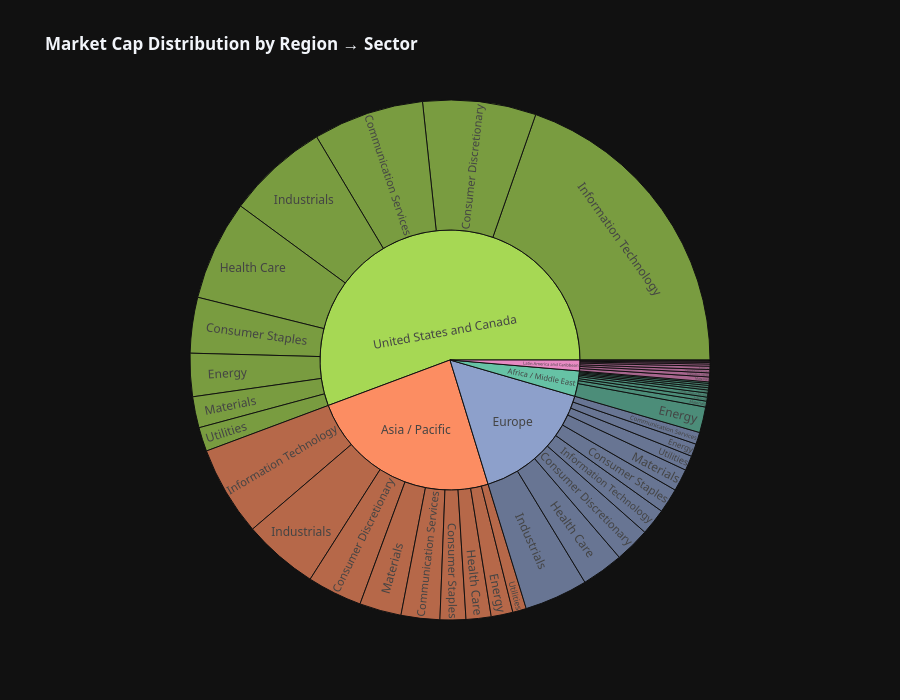
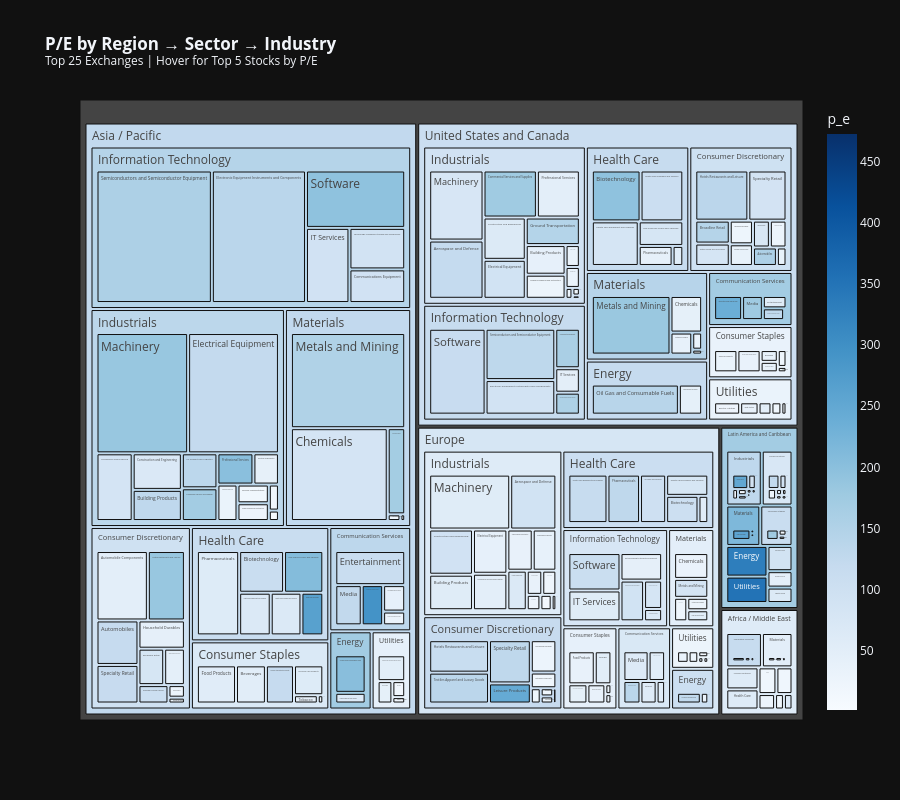
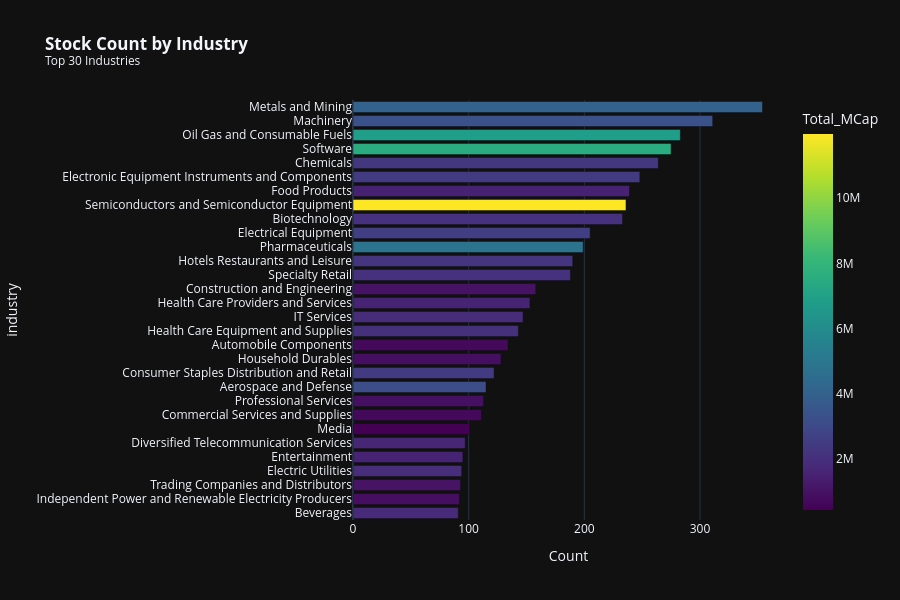
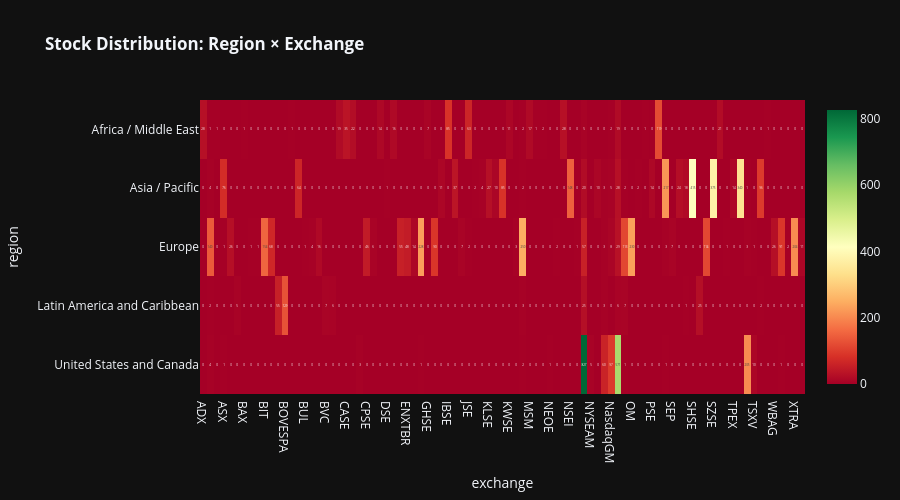

The cell these charts' notebook holds for them, in order:
### Markdown cell above
## Cell 3: Region & Exchange Distribution Analytics

Interactive dashboards analyzing stock distribution by Region, Sector, Industry, and Exchange.

### Code cell
# ============================================================================
# Cell 3: Region, Sector, Industry & Exchange Distribution
# ============================================================================

print('=' * 80)
print('📊 REGION, SECTOR, INDUSTRY & EXCHANGE ANALYTICS')
print('=' * 80)

dashboard_dir = OUTPUT_DIR / 'eda' / 'dashboards'

# ============================================================================
# 3.1 Region Distribution with Key Metrics
# ============================================================================
if 'region' in df.columns:
    print('\n📍 Region Distribution Analysis...')

    region_summary_stats = df.groupby('region').agg({
        'ticker': 'count',
        'market_cap': ['sum', 'mean', 'median'],
        'last_price': 'mean',

    }).round(2)
    region_summary_stats.columns = ['Count', 'Total_MCap', 'Mean_MCap', 'Median_MCap', 'Avg_Price']
    region_summary_stats = region_summary_stats.sort_values('Count', ascending=False)
    region_summary_stats['Pct'] = (region_summary_stats['Count'] / region_summary_stats['Count'].sum() * 100).round(1)

    # Create region sunburst with sector breakdown
    fig_region_sb = px.sunburst(
        prepare_for_plotly(df, ['region', 'sector']),
        path=['region', 'sector'], values='market_cap',
        title='<b>Market Cap Distribution by Region → Sector</b>',
        template=PLOTLY_TEMPLATE, color='region',
        color_discrete_sequence=px.colors.qualitative.Set2,
    )
    fig_region_sb.update_layout(height=700, font=dict(family='Segoe UI, Roboto, Arial'))
    fig_region_sb.write_html(dashboard_dir / 'region_sector_sunburst.html')
    fig_region_sb.show()

    print(f'  ✓ Saved: region_sector_sunburst.html')
    print(f'\n  Region Summary:')
    print(region_summary_stats.to_string())

# ============================================================================
# 3.2 Exchange Distribution Analysis (Enhanced)
# ============================================================================
exchange_col = None
for col in ['exchange', 'primary_exchange', 'stock_exchange']:
    if col in df.columns:
        exchange_col = col
        break

if exchange_col:
    print(f'\n🏛️ Exchange Distribution Analysis ({exchange_col})...')

    exchange_stats = df.groupby(exchange_col).agg({
        'ticker': 'count',
        'market_cap': ['sum', 'mean'],
        'p_e': 'mean',
        'last_price': 'mean',
    }).round(2)
    exchange_stats.columns = ['Count', 'Total_MCap', 'Mean_MCap', 'Avg_Price', 'Mean_P_E']
    exchange_stats = exchange_stats.sort_values('Total_MCap', ascending=False).head(TOP_N_EXCHANGES)
    exchange_stats['Pct'] = (exchange_stats['Count'] / df.shape[0] * 100).round(1)

    # Filter to top exchanges
    top_exchanges = exchange_stats.index.tolist()
    df_exchange = df[df[exchange_col].isin(top_exchanges)].copy()


    # =========================================================================
    # Build top 5 P/E names for each level of the treemap hierarchy
    # Path: region → sector → industry
    # =========================================================================

    def get_top5_pe_names(subset_df):
        """Get top 5 stock names by P/E from a subset DataFrame."""
        valid = subset_df.dropna(subset=['p_e', 'name'])
        valid = valid[valid['p_e'] > 0]  # Only positive P/E
        top5 = valid.nlargest(5, 'p_e')['name'].tolist()
        return ', '.join(top5) if top5 else 'N/A'


    # Level 1: By Region only
    region_top_names = df_exchange.groupby('region').apply(
        get_top5_pe_names, include_groups=False
    ).to_dict()

    # Level 2: By Region + Sector
    region_sector_top_names = df_exchange.groupby(['region', 'sector']).apply(
        get_top5_pe_names, include_groups=False
    ).to_dict()

    # Level 3: By Region + Sector + Industry (full path)
    region_sector_industry_top_names = df_exchange.groupby(
        ['region', 'sector', 'industry']
    ).apply(get_top5_pe_names, include_groups=False).to_dict()


    # Create a unified lookup function for the treemap path
    def get_top_names_for_path(row):
        """Return top names based on the most specific available path."""
        region = row.get('region')
        sector = row.get('sector')
        industry = row.get('industry')

        # Try most specific first (region + sector + industry)
        key_full = (region, sector, industry)
        if key_full in region_sector_industry_top_names:
            return region_sector_industry_top_names[key_full]

        # Fall back to region + sector
        key_rs = (region, sector)
        if key_rs in region_sector_top_names:
            return region_sector_top_names[key_rs]

        # Fall back to region only
        if region in region_top_names:
            return region_top_names[region]

        return 'N/A'


    # Add top names column (for industry-level hover)
    df_exchange['top_names_by_pe'] = df_exchange.apply(get_top_names_for_path, axis=1)

    # =========================================================================
    # Create treemap with customdata for all hierarchy levels
    # =========================================================================

    # Prepare data with all level lookups embedded
    treemap_df = prepare_for_plotly(df_exchange, [exchange_col, 'region', 'sector', 'industry'])

    # Exchange treemap: Region → Sector → Industry
    fig_exchange = px.treemap(
        treemap_df,
        path=['region', 'sector', 'industry'],
        values='p_e',
        color='p_e',
        color_continuous_scale='Blues',
        title=f'<b>P/E by Region → Sector → Industry</b><br><sup>Top {TOP_N_EXCHANGES} Exchanges | Hover for Top 5 Stocks by P/E</sup>',
        template=PLOTLY_TEMPLATE,
        hover_data={'top_names_by_pe': True},
    )

    # Custom hover template showing path-specific top names
    fig_exchange.update_traces(
        hovertemplate='<b>%{label}</b><br>P/E Sum: %{value:.2f}<br>Top 5 by P/E: %{customdata[0]}<extra></extra>'
    )
    fig_exchange.update_layout(height=800)
    fig_exchange.write_html(dashboard_dir / 'exchange_sector_treemap.html')
    fig_exchange.show()

    print(f'  ✓ Saved: exchange_sector_treemap.html')
    print(f'\n  Top Exchanges by Market Cap:')
    print(exchange_stats.head(10).to_string())

    # Debug: Show sample of computed top names per level
    print(f'\n  📊 Top 5 P/E Names by Hierarchy Level:')
    print(f'    Regions: {len(region_top_names)} groups')
    print(f'    Region+Sector: {len(region_sector_top_names)} groups')
    print(f'    Region+Sector+Industry: {len(region_sector_industry_top_names)} groups')

# ============================================================================
# 3.3 Industry Distribution Analysis
# ============================================================================
industry_col = None
for col in ['industry', 'industry_group', 'sub_industry']:
    if col in df.columns:
        industry_col = col
        break

if industry_col:
    print(f'\n🏭 Industry Distribution Analysis ({industry_col})...')

    industry_stats = df.groupby(industry_col).agg({
        'ticker': 'count',
        'market_cap': ['sum', 'mean'],
        'roe': 'mean' if 'roe' in df.columns else 'count',
        'p_e': 'mean',
    }).round(2)

    if 'roe' in df.columns:
        industry_stats.columns = ['Count', 'Total_MCap', 'Mean_MCap', 'Avg_ROE', 'Mean_P_E']
    else:
        industry_stats.columns = ['Count', 'Total_MCap', 'Mean_MCap', '_count', 'Mean_P_E']
        industry_stats = industry_stats.drop('_count', axis=1)

    industry_stats = industry_stats.sort_values('Count', ascending=False).head(TOP_N_INDUSTRIES)

    # Industry bar chart
    fig_industry = px.bar(
        industry_stats.reset_index().head(TOP_N_INDUSTRIES),
        x='Count', y=industry_col, orientation='h',
        title=f'<b>Stock Count by Industry</b><br><sup>Top {TOP_N_INDUSTRIES} Industries</sup>',
        template=PLOTLY_TEMPLATE, color='Total_MCap',
        color_continuous_scale='Viridis',
    )
    fig_industry.update_layout(height=600, yaxis={'categoryorder': 'total ascending'})
    fig_industry.write_html(dashboard_dir / 'industry_distribution.html')
    fig_industry.show()

    print(f'  ✓ Saved: industry_distribution.html')

# ============================================================================
# 3.4 Region × Exchange × Sector 3D Analysis
# ============================================================================
if 'region' in df.columns and exchange_col:
    print('\n🌐 Region × Exchange × Sector 3D Analysis...')

    # Create cross-tabulation
    cross_tab = pd.crosstab([df['region'], df['sector']], df[exchange_col])

    # Region-Exchange heatmap
    region_exchange = pd.crosstab(df['region'], df[exchange_col])

    fig_re_heatmap = px.imshow(
        region_exchange, title='<b>Stock Distribution: Region × Exchange</b>',
        template=PLOTLY_TEMPLATE, color_continuous_scale='RdYlGn',
        aspect='auto', text_auto=True,
    )
    fig_re_heatmap.update_layout(height=500)
    fig_re_heatmap.write_html(dashboard_dir / 'region_exchange_heatmap.html')
    fig_re_heatmap.show()

    print(f'  ✓ Saved: region_exchange_heatmap.html')

print('\n✓ Region, Sector, Industry & Exchange Analytics Complete')

### Figure 1 — Plotly figure (JSON) as saved in the notebook; plotly's stock layout.template omitted (floating-point values rounded to 4 significant figures)
{"data": [{"branchvalues": "total", "customdata": [["Africa / Middle East"], ["Africa / Middle East"], ["Africa / Middle East"], ["Africa / Middle East"], ["Africa / Middle East"], ["Africa / Middle East"], ["Africa / Middle East"], ["Africa / Middle East"], ["Africa / Middle East"], ["Africa / Middle East"], ["Asia / Pacific"], ["Asia / Pacific"], ["Asia / Pacific"], ["Asia / Pacific"], ["Asia / Pacific"], ["Asia / Pacific"], ["Asia / Pacific"], ["Asia / Pacific"], ["Asia / Pacific"], ["Asia / Pacific"], ["Europe"], ["Europe"], ["Europe"], ["Europe"], ["Europe"], ["Europe"], ["Europe"], ["Europe"], ["Europe"], ["Europe"], ["Latin America and Caribbean"], ["Latin America and Caribbean"], ["Latin America and Caribbean"], ["Latin America and Caribbean"], ["Latin America and Caribbean"], ["Latin America and Caribbean"], ["Latin America and Caribbean"], ["Latin America and Caribbean"], ["Latin America and Caribbean"], ["Latin America and Caribbean"], ["United States and Canada"], ["United States and Canada"], ["United States and Canada"], ["United States and Canada"], ["United States and Canada"], ["United States and Canada"], ["United States and Canada"], ["United States and Canada"], ["United States and Canada"], ["United States and Canada"]], "domain": {"x": [0.0, 1.0], "y": [0.0, 1.0]}, "hovertemplate": "labels=%{label}<br>market_cap=%{value}<br>parent=%{parent}<br>id=%{id}<br>region=%{customdata[0]}<extra></extra>", "ids": ["Africa / Middle East/Information Technology", "Africa / Middle East/Communication Services", "Africa / Middle East", "Africa / Middle East/Consumer Discretionary", "Africa / Middle East/Health Care", "Africa / Middle East/Industrials", "Africa / Middle East/Energy", "Africa / Middle East/Utilities", "Africa / Middle East/Materials", "Africa / Middle East/Consumer Staples", "Asia / Pacific/Materials", "Asia / Pacific", "Asia / Pacific/Industrials", "Asia / Pacific/Utilities", "Asia / Pacific/Communication Services", "Asia / Pacific/Information Technology", "Asia / Pacific/Energy", "Asia / Pacific/Consumer Discretionary", "Asia / Pacific/Health Care", "Asia / Pacific/Consumer Staples", "Europe/Communication Services", "Europe/Industrials", "Europe/Consumer Discretionary", "Europe/Health Care", "Europe", "Europe/Consumer Staples", "Europe/Energy", "Europe/Utilities", "Europe/Information Technology", "Europe/Materials", "Latin America and Caribbean/Health Care", "Latin America and Caribbean/Communication Services", "Latin America and Caribbean/Energy", "Latin America and Caribbean", "Latin America and Caribbean/Utilities", "Latin America and Caribbean/Consumer Staples", "Latin America and Caribbean/Materials", "Latin America and Caribbean/Information Technology", "Latin America and Caribbean/Consumer Discretionary", "Latin America and Caribbean/Industrials", "United States and Canada/Materials", "United States and Canada/Utilities", "United States and Canada/Industrials", "United States and Canada/Energy", "United States and Canada/Health Care", "United States and Canada/Consumer Staples", "United States and Canada", "United States and Canada/Consumer Discretionary", "United States and Canada/Communication Services", "United States and Canada/Information Technology"], "labels": ["Information Technology", "Communication Services", "Africa / Middle East", "Consumer Discretionary", "Health Care", "Industrials", "Energy", "Utilities", "Materials", "Consumer Staples", "Materials", "Asia / Pacific", "Industrials", "Utilities", "Communication Services", "Information Technology", "Energy", "Consumer Discretionary", "Health Care", "Consumer Staples", "Communication Services", "Industrials", "Consumer Discretionary", "Health Care", "Europe", "Consumer Staples", "Energy", "Utilities", "Information Technology", "Materials", "Health Care", "Communication Services", "Energy", "Latin America and Caribbean", "Utilities", "Consumer Staples", "Materials", "Information Technology", "Consumer Discretionary", "Industrials", "Materials", "Utilities", "Industrials", "Energy", "Health Care", "Consumer Staples", "United States and Canada", "Consumer Discretionary", "Communication Services", "Information Technology"], "marker": {"colors": ["rgb(102,194,165)", "rgb(102,194,165)", "rgb(102,194,165)", "rgb(102,194,165)", "rgb(102,194,165)", "rgb(102,194,165)", "rgb(102,194,165)", "rgb(102,194,165)", "rgb(102,194,165)", "rgb(102,194,165)", "rgb(252,141,98)", "rgb(252,141,98)", "rgb(252,141,98)", "rgb(252,141,98)", "rgb(252,141,98)", "rgb(252,141,98)", "rgb(252,141,98)", "rgb(252,141,98)", "rgb(252,141,98)", "rgb(252,141,98)", "rgb(141,160,203)", "rgb(141,160,203)", "rgb(141,160,203)", "rgb(141,160,203)", "rgb(141,160,203)", "rgb(141,160,203)", "rgb(141,160,203)", "rgb(141,160,203)", "rgb(141,160,203)", "rgb(141,160,203)", "rgb(231,138,195)", "rgb(231,138,195)", "rgb(231,138,195)", "rgb(231,138,195)", "rgb(231,138,195)", "rgb(231,138,195)", "rgb(231,138,195)", "rgb(231,138,195)", "rgb(231,138,195)", "rgb(231,138,195)", "rgb(166,216,84)", "rgb(166,216,84)", "rgb(166,216,84)", "rgb(166,216,84)", "rgb(166,216,84)", "rgb(166,216,84)", "rgb(166,216,84)", "rgb(166,216,84)", "rgb(166,216,84)", "rgb(166,216,84)"]}, "name": "", "parents": ["Africa / Middle East", "Africa / Middle East", "", "Africa / Middle East", "Africa / Middle East", "Africa / Middle East", "Africa / Middle East", "Africa / Middle East", "Africa / Middle East", "Africa / Middle East", "Asia / Pacific", "", "Asia / Pacific", "Asia / Pacific", "Asia / Pacific", "Asia / Pacific", "Asia / Pacific", "Asia / Pacific", "Asia / Pacific", "Asia / Pacific", "Europe", "Europe", "Europe", "Europe", "", "Europe", "Europe", "Europe", "Europe", "Europe", "Latin America and Caribbean", "Latin America and Caribbean", "Latin America and Caribbean", "", "Latin America and Caribbean", "Latin America and Caribbean", "Latin America and Caribbean", "Latin America and Caribbean", "Latin America and Caribbean", "Latin America and Caribbean", "United States and Canada", "United States and Canada", "United States and Canada", "United States and Canada", "United States and Canada", "United States and Canada", "", "United States and Canada", "United States and Canada", "United States and Canada"], "values": [157400.0, 280700.0, 3530000.0, 160600.0, 105400.0, 281200.0, 1790000.0, 209900.0, 407700.0, 137800.0, 2907000.0, 26890000.0, 5244000.0, 947900.0, 2689000.0, 6240000.0, 1510000.0, 3819000.0, 1741000.0, 1788000.0, 831000.0, 4415000.0, 2451000.0, 2912000.0, 17630000.0, 1716000.0, 882600.0, 1031000.0, 1844000.0, 1544000.0, 29130.0, 107300.0, 81480.0, 1502000.0, 150500.0, 280900.0, 337400.0, 59670.0, 229800.0, 225900.0, 2159000.0, 1672000.0, 7083000.0, 3000000.0, 6943000.0, 3870000.0, 62270000.0, 7870000.0, 7699000.0, 21970000.0], "type": "sunburst"}], "layout": {"legend": {"tracegroupgap": 0}, "title": {"text": "<b>Market Cap Distribution by Region → Sector</b>"}, "sunburstcolorway": ["rgb(102,194,165)", "rgb(252,141,98)", "rgb(141,160,203)", "rgb(231,138,195)", "rgb(166,216,84)", "rgb(255,217,47)", "rgb(229,196,148)", "rgb(179,179,179)"], "font": {"family": "Segoe UI, Roboto, Arial"}, "height": 700}}

### Figure 2 — Plotly figure (JSON) as saved in the notebook; plotly's stock layout.template omitted (floating-point values rounded to 4 significant figures; data arrays with more than 128 entries replaced by an {"elided": "..."} marker saying what was removed)
{"data": [{"branchvalues": "total", "customdata": {"elided": "319x2 mixed values"}, "domain": {"x": [0.0, 1.0], "y": [0.0, 1.0]}, "hovertemplate": "<b>%{label}</b><br>P/E Sum: %{value:.2f}<br>Top 5 by P/E: %{customdata[0]}<extra></extra>", "ids": {"elided": "319 str values"}, "labels": {"elided": "319 str values"}, "marker": {"coloraxis": "coloraxis", "colors": {"elided": "319 float values"}}, "name": "", "parents": {"elided": "319 str values"}, "values": {"elided": "319 float values"}, "type": "treemap"}], "layout": {"coloraxis": {"colorbar": {"title": {"text": "p_e"}}, "colorscale": [[0.0, "rgb(247,251,255)"], [0.125, "rgb(222,235,247)"], [0.25, "rgb(198,219,239)"], [0.375, "rgb(158,202,225)"], [0.5, "rgb(107,174,214)"], [0.625, "rgb(66,146,198)"], [0.75, "rgb(33,113,181)"], [0.875, "rgb(8,81,156)"], [1.0, "rgb(8,48,107)"]]}, "legend": {"tracegroupgap": 0}, "title": {"text": "<b>P/E by Region → Sector → Industry</b><br><sup>Top 25 Exchanges | Hover for Top 5 Stocks by P/E</sup>"}, "height": 800}}

### Figure 3 — Plotly figure (JSON) as saved in the notebook; plotly's stock layout.template omitted (floating-point values rounded to 4 significant figures)
{"data": [{"hovertemplate": "Count=%{x}<br>industry=%{y}<br>Total_MCap=%{marker.color}<extra></extra>", "legendgroup": "", "marker": {"color": [4072000.0, 3320000.0, 6825000.0, 7565000.0, 2341000.0, 2450000.0, 1530000.0, 11960000.0, 2084000.0, 2567000.0, 4873000.0, 2207000.0, 2067000.0, 1013000.0, 1557000.0, 1879000.0, 2046000.0, 710100.0, 864300.0, 2448000.0, 3144000.0, 915500.0, 702800.0, 438100.0, 1654000.0, 1548000.0, 1894000.0, 1042000.0, 871500.0, 1845000.0], "coloraxis": "coloraxis", "pattern": {"shape": ""}}, "name": "", "orientation": "h", "showlegend": false, "textposition": "auto", "x": [354, 311, 283, 275, 264, 248, 239, 236, 233, 205, 199, 190, 188, 158, 153, 147, 143, 134, 128, 122, 115, 113, 111, 101, 97, 95, 94, 93, 92, 91], "xaxis": "x", "y": ["Metals and Mining", "Machinery", "Oil Gas and Consumable Fuels", "Software", "Chemicals", "Electronic Equipment Instruments and Components", "Food Products", "Semiconductors and Semiconductor Equipment", "Biotechnology", "Electrical Equipment", "Pharmaceuticals", "Hotels Restaurants and Leisure", "Specialty Retail", "Construction and Engineering", "Health Care Providers and Services", "IT Services", "Health Care Equipment and Supplies", "Automobile Components", "Household Durables", "Consumer Staples Distribution and Retail", "Aerospace and Defense", "Professional Services", "Commercial Services and Supplies", "Media", "Diversified Telecommunication Services", "Entertainment", "Electric Utilities", "Trading Companies and Distributors", "Independent Power and Renewable Electricity Producers", "Beverages"], "yaxis": "y", "type": "bar"}], "layout": {"xaxis": {"anchor": "y", "domain": [0.0, 1.0], "title": {"text": "Count"}}, "yaxis": {"anchor": "x", "domain": [0.0, 1.0], "title": {"text": "industry"}, "categoryorder": "total ascending"}, "coloraxis": {"colorbar": {"title": {"text": "Total_MCap"}}, "colorscale": [[0.0, "#440154"], [0.1111, "#482878"], [0.2222, "#3e4989"], [0.3333, "#31688e"], [0.4444, "#26828e"], [0.5556, "#1f9e89"], [0.6667, "#35b779"], [0.7778, "#6ece58"], [0.8889, "#b5de2b"], [1.0, "#fde725"]]}, "legend": {"tracegroupgap": 0}, "title": {"text": "<b>Stock Count by Industry</b><br><sup>Top 30 Industries</sup>"}, "barmode": "relative", "height": 600}}

### Figure 4 — Plotly figure (JSON) as saved in the notebook; plotly's stock layout.template omitted (floating-point values rounded to 4 significant figures; data arrays with more than 128 entries replaced by an {"elided": "..."} marker saying what was removed)
{"data": [{"coloraxis": "coloraxis", "name": "0", "texttemplate": "%{z}", "x": ["ADX", "AIM", "ASE", "ASX", "ATSE", "BASE", "BAX", "BDL", "BDM", "BIT", "BME", "BMV", "BOVESPA", "BRVM", "BSE", "BUL", "BUSE", "BVB", "BVC", "BVL", "BVMT", "CASE", "CBSE", "CNSX", "CPSE", "DB", "DFM", "DSE", "DSM", "ENXTAM", "ENXTBR", "ENXTLS", "ENXTPA", "GHSE", "HLSE", "HOSE", "IBSE", "IDX", "ISE", "JSE", "KAS", "KASE", "KLSE", "KOSDAQ", "KOSE", "KWSE", "LJSE", "LSE", "MSM", "MUSE", "NASE", "NEOE", "NGM", "NGSE", "NSEI", "NSEL", "NYSE", "NYSEAM", "NZSE", "NasdaqCM", "NasdaqGM", "NasdaqGS", "OB", "OM", "OTCPK", "PLSE", "PSE", "SASE", "SEHK", "SEP", "SET", "SGX", "SHSE", "SNSE", "SWX", "SZSE", "TASE", "TLSE", "TPEX", "TSE", "TSX", "TSXV", "TWSE", "UGSE", "WBAG", "WSE", "XSAT", "XTRA", "ZGSE"], "y": ["Africa / Middle East", "Asia / Pacific", "Europe", "Latin America and Caribbean", "United States and Canada"], "z": {"elided": "5x89 int values"}, "type": "heatmap", "xaxis": "x", "yaxis": "y", "hovertemplate": "exchange: %{x}<br>region: %{y}<br>color: %{z}<extra></extra>"}], "layout": {"xaxis": {"anchor": "y", "domain": [0.0, 1.0], "title": {"text": "exchange"}}, "yaxis": {"anchor": "x", "domain": [0.0, 1.0], "autorange": "reversed", "title": {"text": "region"}}, "coloraxis": {"colorscale": [[0.0, "rgb(165,0,38)"], [0.1, "rgb(215,48,39)"], [0.2, "rgb(244,109,67)"], [0.3, "rgb(253,174,97)"], [0.4, "rgb(254,224,139)"], [0.5, "rgb(255,255,191)"], [0.6, "rgb(217,239,139)"], [0.7, "rgb(166,217,106)"], [0.8, "rgb(102,189,99)"], [0.9, "rgb(26,152,80)"], [1.0, "rgb(0,104,55)"]]}, "title": {"text": "<b>Stock Distribution: Region × Exchange</b>"}, "height": 500}}
